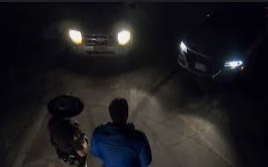
#> input picture less_brgt.png, 268 x 167 px
$ python Imgt_Enhance.py
#> lines starting #> are read from the running program, lines starting #| are printed output that depends on the picture
from PIL import Image, ImageEnhance
import cv2
# Opens the image file
image = Image.open('less_brgt.png')
#> image is the input picture: PIL image 268x167 RGBA; mean R, G, B, A 29.7, 28.1, 30.9, 255

# shows image in image viewer
image.show()


# Enhance Brightness
curr_bri = ImageEnhance.Brightness(image)
new_bri = 2.5

# Brightness enhanced by a factor of 2.5
img_brightened = curr_bri.enhance(new_bri)
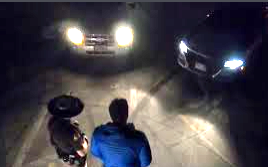
#> img_brightened: PIL image 268x167 RGBA; mean R, G, B, A 70.8, 67.2, 74.4, 255

# shows updated image in image viewer
img_brightened.show()
